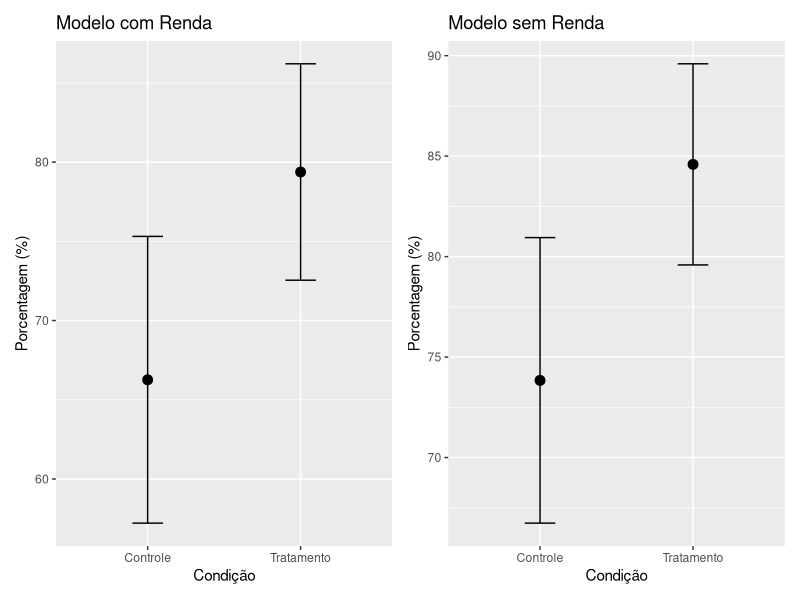
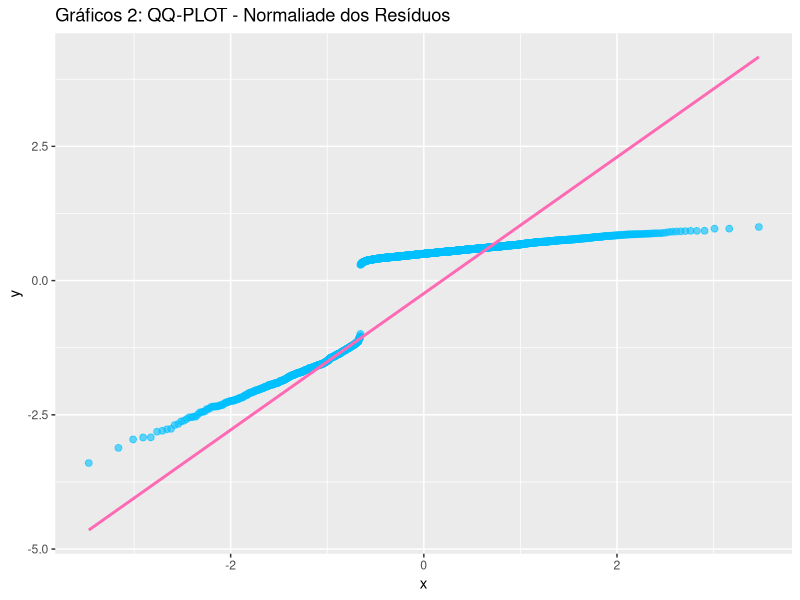
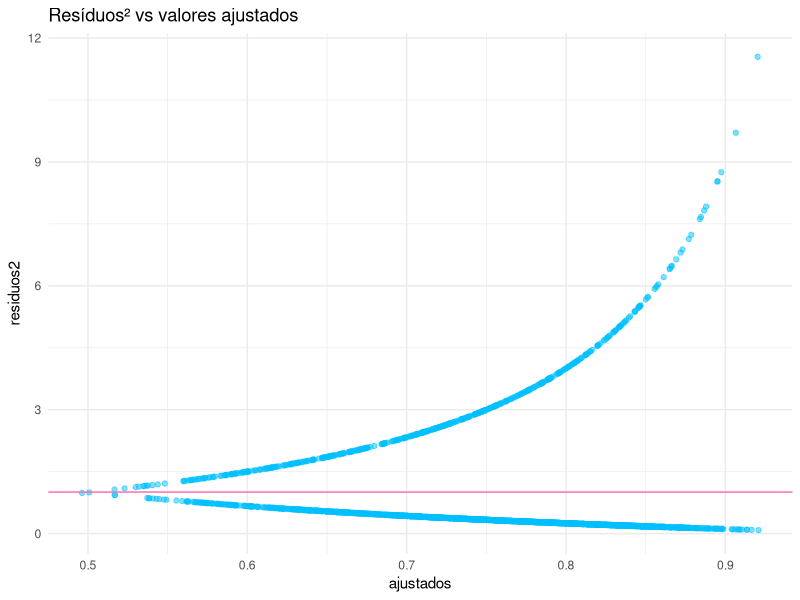

Write the R code that produced these figures, in order.
## ---- chunk 1
library(haven)
library(dplyr)
library(broom)
#install.packages("ggplot2")
library(ggplot2)
#install.packages("patchwork")
library(patchwork)
## ---- chunk 2
cidades_paulistas <- read_sav("2.BD_CausalidadeReversa_PesquisasCidadesPaulistas.sav")
#limpeza de dados
cidades_paulistas <- cidades_paulistas %>%
  mutate(across(where(is.character), ~ na_if(., ""))) %>%   
  mutate(across(where(is.character), ~ na_if(., " "))) %>%   
  mutate(across(where(is.character), ~ na_if(., "  ")))

experimento_1 <- cidades_paulistas %>%
  select(
    #autoposicionamento ideológico
    right, 
    left,
    l1_rec,
    l1_missing,
    l1_nomi,
    #avaliacao do presidente
    m1_cat,
    m1_recode,
    #tratamento
    treatment,
    #informações sociodemográficas
    female,
    age,
    educ_cat,
    income_cat,
    #cidade
    city,
    #neighborhood
  ) %>%
  rename(
    answered = l1_missing,
    l1_cat = l1_nomi,
    l1_desc = l1_rec
  ) %>%
  mutate(
    id=row_number(),
    treatment=factor(treatment),
    age=as.integer(age)
  )
## ---- chunk 3
unique(experimento_1$city)
xp_1_fltr <- subset(experimento_1, city != "Santos")
glimpse(xp_1_fltr)
## ---- chunk 4
xp_1_fltr <- xp_1_fltr %>%
  mutate(
    treatment=relevel(treatment, ref="Control")
  )
## ---- chunk 5
modelo_1 <- glm(answered ~ treatment + city + income_cat + educ_cat + age + female + m1_cat,
                     data=xp_1_fltr,
                     family=binomial(link= "logit"))

summary_md1 <- summary(modelo_1)

#visualização em tabela
summary_md1a<- as.data.frame(summary_md1$coefficients)
summary_md1a <- round(summary_md1a, 3)
tabela_taxa_resp <- summary_md1a[
  c("(Intercept)", "treatmentTreatment"),
  c("Estimate", "Std. Error")
]
tabela_taxa_resp
## ---- chunk 6
moda_renda <- names(
  sort(
    table(xp_1_fltr$income_cat),
    decreasing = TRUE
  )
)[1]

persona <- data.frame(
  female = rep('Mulher',2),
  age=rep(40,2),
  city=rep('Guarujá', 2),
  educ_cat=rep('Superior incompleto ou mais', 2),
  m1_cat=rep(3, 2),
  treatment = c('Control', 'Treatment'),
  income_cat = rep(moda_renda, 2)
)

pred_respondeu <- predict(
  modelo_1,
  newdata=persona,
  type="response",
  se.fit = TRUE
)

pred_respondeu
## ---- chunk 7
modelo_1b <- glm(
  answered ~ treatment + city + educ_cat + age + female + m1_cat,
  data=xp_1_fltr,
  family=binomial(link= "logit"))

summary_md1b <- summary(modelo_1b)


persona$income_cat<- NULL

pred_md_1b <- predict(
  modelo_1b,
  newdata=persona,
  type="response",
  se.fit=TRUE,
)

## ---- chunk 8
summary_md1b <-as.data.frame(summary_md1b$coefficients)
summary_md1b <- round(summary_md1b, 3)

summary_md1a$Signif<-cut(
  summary_md1a$`Pr(>|z|)`,
  breaks = c(-Inf, 0.001, 0.01, 0.05, 0.1, Inf),
  labels=c("***", "**", "*", ".", "")
)
summary_md1b$Signif<-cut(
  summary_md1b$`Pr(>|z|)`,
  breaks = c(-Inf, 0.001, 0.01, 0.05, 0.1, Inf),
  labels=c("***", "**", "*", ".", "")
)

tabela_comp_taxa_resp <- rbind(
  "Controle – Sem renda" = summary_md1b["(Intercept)", c("Estimate", "Std. Error", "Signif")],
  "Tratamento – Sem renda" = summary_md1b["treatmentTreatment", c("Estimate", "Std. Error", "Signif")],
  "Controle – Com renda" = summary_md1a["(Intercept)", c("Estimate", "Std. Error", "Signif")],
  "Tratamento – Com renda" = summary_md1a["treatmentTreatment", c("Estimate", "Std. Error", "Signif")]
)


knitr::kable(tabela_comp_taxa_resp,
             caption = "Tabela x: Comparação entre estimandos e erros quadrados para os modelos com e sem renda")
## ---- chunk 9
#calcular intervalo das predições
ic_1a <- data.frame(
  Condicao = c("Controle", "Tratamento"),
  Porcentagem = pred_respondeu$fit * 100,
  Inferior = (pred_respondeu$fit - 1.96 * pred_respondeu$se.fit) * 100,
  Superior = (pred_respondeu$fit + 1.96 * pred_respondeu$se.fit) * 100
)

ic_1b <- data.frame(
  Condicao = c("Controle", "Tratamento"),
  Porcentagem = pred_md_1b$fit * 100,
  Inferior = (pred_md_1b$fit - 1.96 * pred_md_1b$se.fit) * 100,
  Superior = (pred_md_1b$fit + 1.96 * pred_md_1b$se.fit) * 100
)

#gráfico

g1a <- ggplot() +
  geom_point(
    data = ic_1a,
    aes(x = Condicao, y = Porcentagem),
    size = 3
  ) +
  geom_errorbar(
    data = ic_1a,
    aes(x = Condicao, ymin = Inferior, ymax = Superior),
    width = 0.2
  ) +
  labs(
    x = "Condição",
    y = "Porcentagem (%)",
    title = "Modelo com Renda"
  )

g1b <- ggplot() +
  geom_point(
    data = ic_1b,
    aes(x = Condicao, y = Porcentagem),
    size = 3
  ) +
  geom_errorbar(
    data = ic_1b,
    aes(x = Condicao, ymin = Inferior, ymax = Superior),
    width = 0.2
  ) +
  labs(
    x = "Condição",
    y = "Porcentagem (%)",
    title = "Modelo sem Renda"
  )

g1a+g1b
## ---- chunk 10
teste_balanco <- glm(
  treatment ~ city + income_cat + educ_cat + age + female + m1_cat,
  data=xp_1_fltr,
  family = binomial(link="logit")
)

balance_summary <- summary(teste_balanco)
balance_summary <-as.data.frame(balance_summary$coefficients)
balance_summary <- round(balance_summary, 3)
balance_summary$Signif<-cut(
  balance_summary$`Pr(>|z|)`,
  breaks = c(-Inf, 0.001, 0.01, 0.05, 0.1, Inf),
  labels=c("***", "**", "*", ".", "(não significante)")
)

balance_tabela <- balance_summary[
  ,
  
  c("Estimate", "Std. Error", "Signif")
]

knitr::kable(balance_tabela,
             caption = "Tabela x+1: Teste de Balanço")
## ---- chunk 11
residuos <- modelo_1b %>%
  residuals(type="pearson")
## ---- chunk 12
ggplot(data=NULL, 
       aes(sample=residuos))+
  stat_qq(alpha=0.6,
          color="deepskyblue",
          size=2) +
  stat_qq_line(color="hotpink",
               size=1)+
  labs(title = "Gráficos 2: QQ-PLOT - Normaliade dos Resíduos")
## ---- chunk 13
residuos2 <-residuos^2
ajustados <- fitted(modelo_1b)

df_homocedast <- data.frame(
  ajustados = ajustados,
  residuos2 = residuos2
)
  
  ggplot(df_homocedast, 
         aes(x = ajustados, y = residuos2)) +
    geom_point(alpha=0.5,
               color="deepskyblue") +
    geom_hline(yintercept = mean(df_homocedast$residuos2),
               color="hotpink")+
    labs(
      title = "Resíduos² vs valores ajustados"
    ) +
    theme_minimal()

